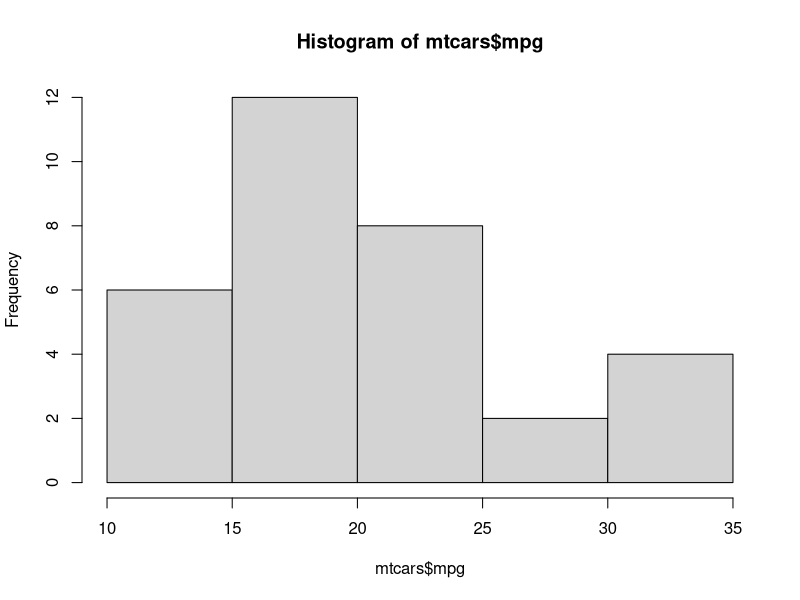
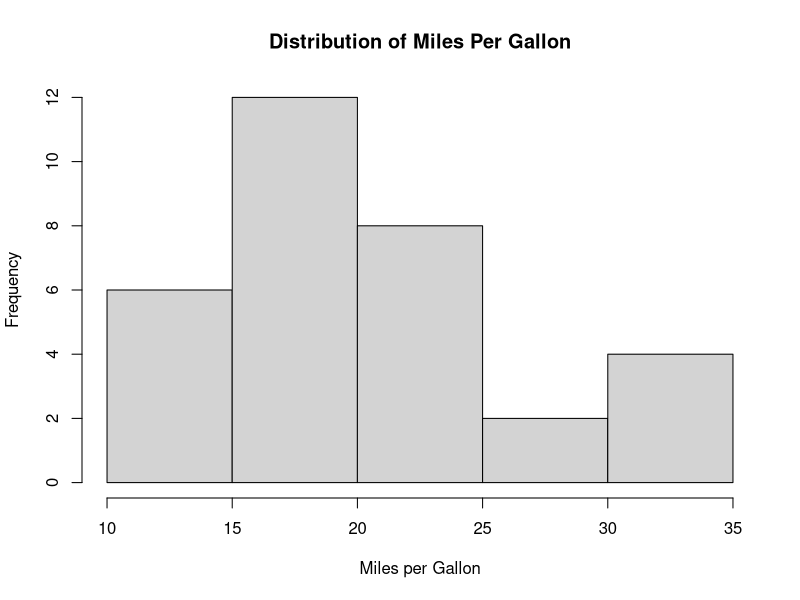
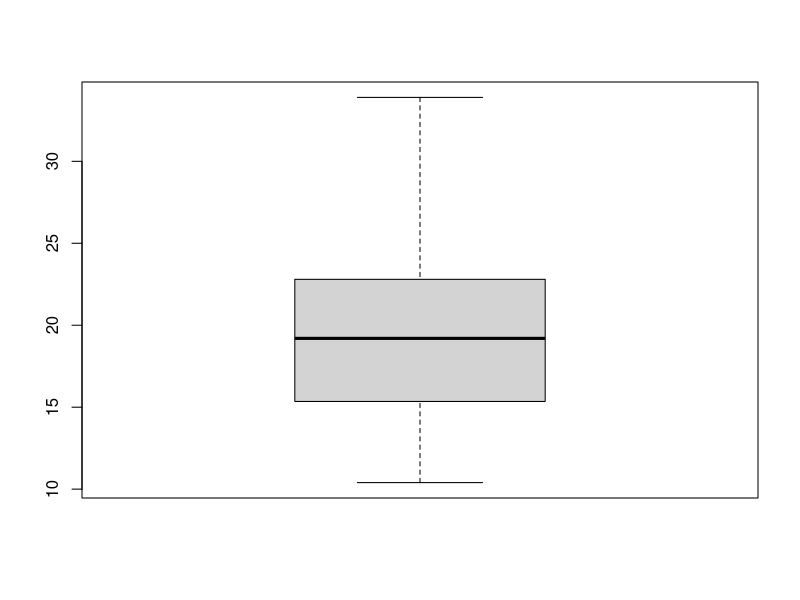
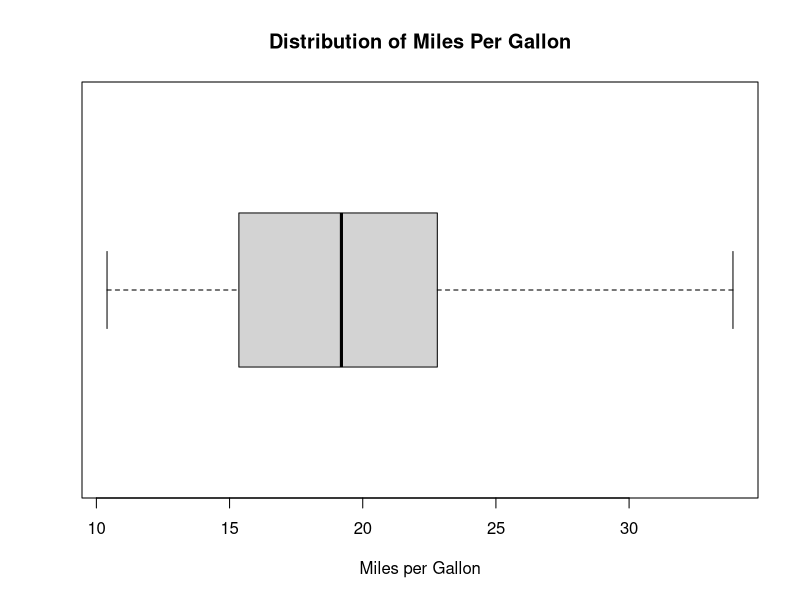
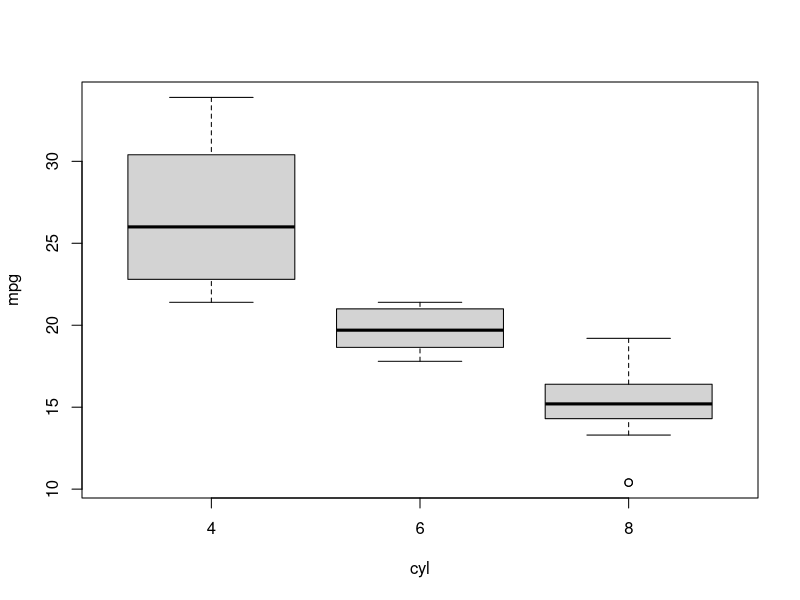
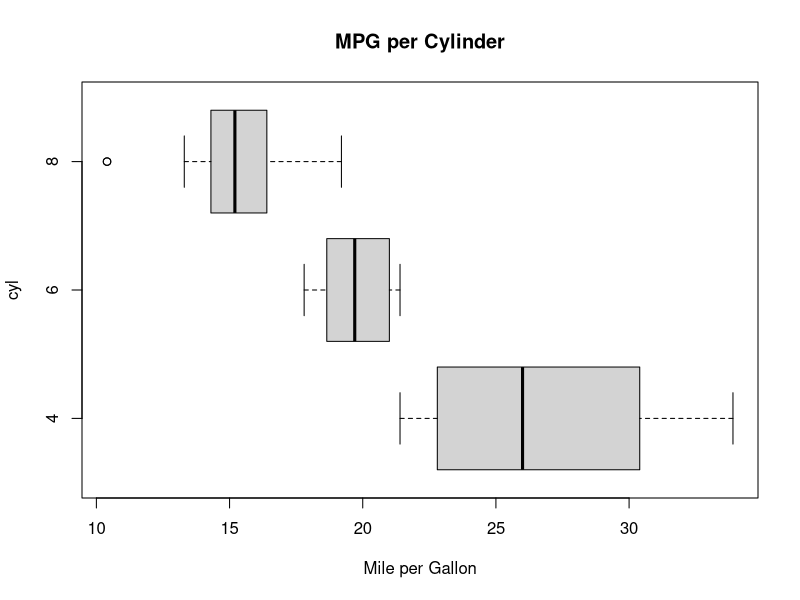
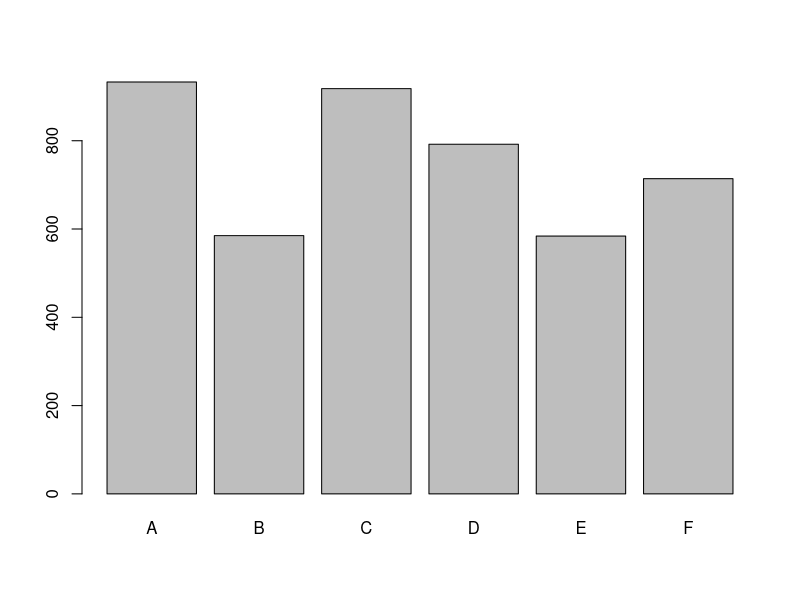
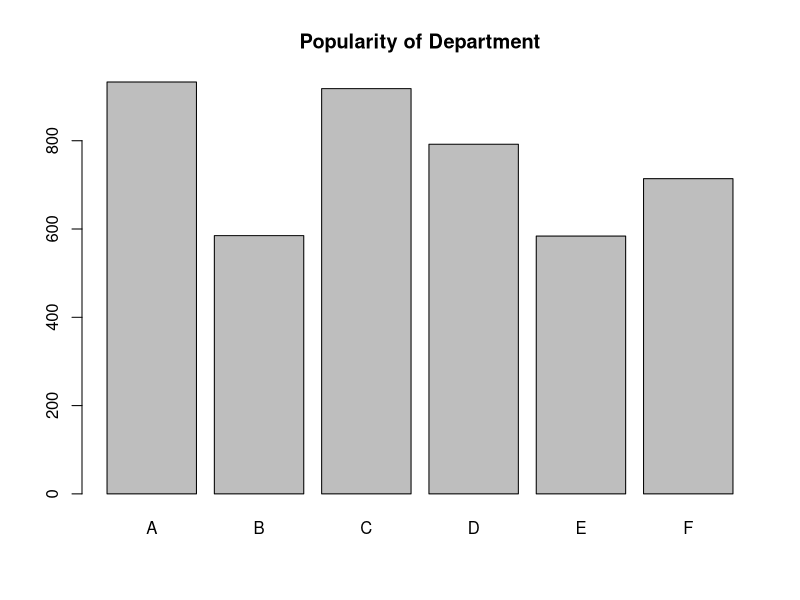

Here is the R script that generated these plots, in order:
## ---- chunk 1
gender = rep(c("female","male"),c(1835,2691))
admitted = rep(c("yes","no","yes","no"),c(557,1278,1198,1493))
dept = rep(c("A","B","C","D","E","F","A","B","C","D","E","F"),
           c(89,17,202,131,94,24,19,8,391,244,299,317))
dept2 = rep(c("A","B","C","D","E","F","A","B","C","D","E","F"),
            c(512,353,120,138,53,22,313,207,205,279,138,351))
department = c(dept,dept2)
ucb = data.frame(gender,admitted,department)
rm(gender,admitted,dept,dept2,department)
## ---- chunk 2
head(ucb)
## ---- chunk 3
hist(mtcars$mpg)
## ---- chunk 4
hist(mtcars$mpg,xlab = "Miles per Gallon",main = "Distribution of Miles Per Gallon")
## ---- chunk 5
boxplot(mtcars$mpg)
## ---- chunk 6
boxplot(mtcars$mpg,xlab = "Miles per Gallon",main = "Distribution of Miles Per Gallon",horizontal = TRUE)
## ---- chunk 7
boxplot(mpg ~ cyl, data = mtcars)
## ---- chunk 8
boxplot(mpg ~ cyl, data = mtcars,horizontal = TRUE, xlab = "Mile per Gallon", main = "MPG per Cylinder")
## ---- chunk 9
my.table = table(ucb$department)
my.table
## ---- chunk 10
my.bigger.table = table(ucb$department,ucb$admitted)
my.bigger.table
## ---- chunk 11
names(ucb)
## ---- chunk 12
dept.table = table(ucb$department)
barplot(dept.table)
## ---- chunk 13
barplot(dept.table,main = "Popularity of Department")
## ---- chunk 14
dept.admit.table = table(ucb$admitted,ucb$department)
barplot(dept.admit.table,main = "Admittance by Department",beside = TRUE)
## ---- chunk 15
barplot(dept.admit.table,main = "Admittance by Department",beside = TRUE,legend = rownames(dept.admit.table))
## ---- chunk 16
dept.admit.table = table(ucb$department,ucb$admitted)
barplot(dept.admit.table,main = "Admittance by Department",beside = TRUE,legend = rownames(dept.admit.table))
## ---- chunk 17
mosaicplot(dept.table)
## ---- chunk 18
mosaicplot(dept.admit.table)
## ---- chunk 19
dept.admit.table = table(ucb$admitted,ucb$department)
mosaicplot(dept.admit.table)
